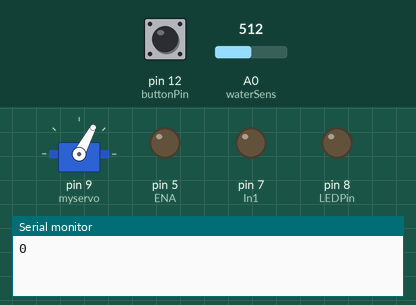
The sketch below on a simulated Arduino Uno, built with avr-gcc and run on an emulated ATmega328P. Shown: servo, output pins drawn as LEDs (lit = HIGH), the last lines printed to the serial monitor. The test bench sets the inputs (shaded band); at power-on: A0 (waterSens) = 512, pin 12 (buttonPin) LOW.

Above: at 1.06 s.
6.5 s: A0 (waterSens) set to 302
12.7 s: A0 (waterSens) set to 269
At 17.5 s:
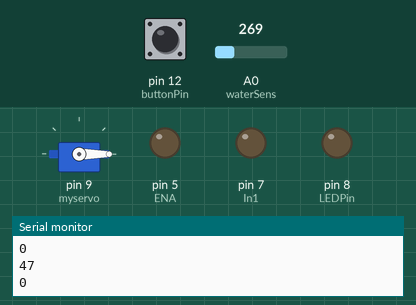
18.9 s: pin 12 (buttonPin) pulled HIGH for 3 s
At 19.3 s:
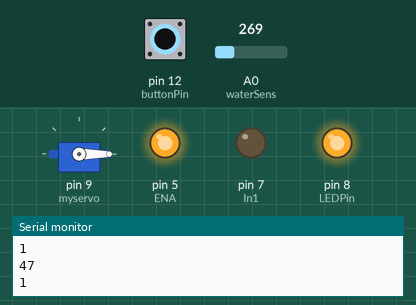
25.1 s: A0 (waterSens) set to 511
31.3 s: A0 (waterSens) set to 170
At 31.64 s:
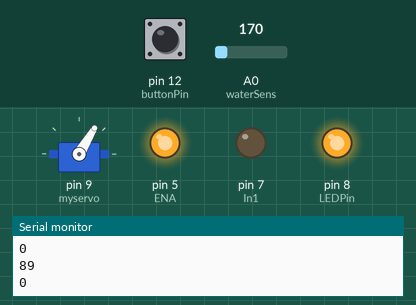
37.5 s: pin 12 (buttonPin) pulled HIGH for 3 s
At 38.0 s:
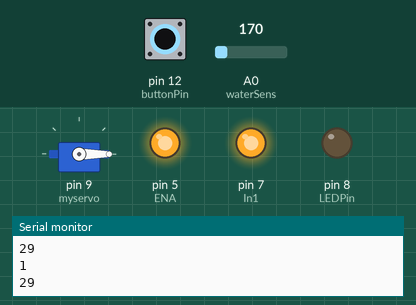
Timing chart, 0 to 40.5 s (numbered marks = the images above; inputs shaded):
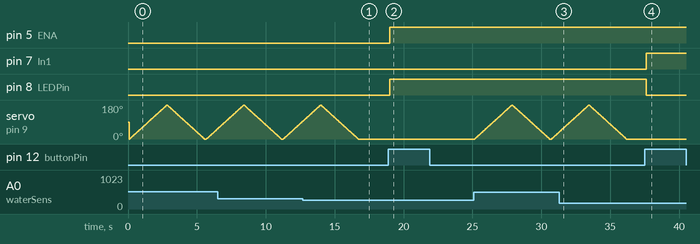

The sketch:

LaneVac.ino
```cpp
#include <Servo.h>
Servo myservo;
const int waterSens = A0;
int pos = 0;
int LEDState = 0;
int LEDPin = 8;
int buttonPin = 12;
int buttonNew;
int buttonOld = 1;
int In1 = 7;
int In2 = 8;
int ENA = 5;
int SPEED = 255;
int dt = 100;
void setup() {
  Serial.begin(9600);
  pinMode(LEDPin, OUTPUT);
  pinMode(buttonPin, INPUT);
  pinMode(In1, OUTPUT);
  pinMode(In2, OUTPUT);
  pinMode(ENA, OUTPUT);
  myservo.attach(9);
}
void loop() {
  buttonNew = digitalRead(buttonPin);
  Serial.println(buttonNew);
  delay(dt);
  if (buttonOld == 0 && buttonNew == 1) {
    if (LEDState == 0) {
      digitalWrite(LEDPin, HIGH);
      digitalWrite(In1, LOW);
      digitalWrite(In2, HIGH);
      analogWrite(ENA, SPEED);
      LEDState = 1;
    } else {
      digitalWrite(LEDPin, LOW);
      digitalWrite(In1, HIGH);
      digitalWrite(In2, LOW);
      analogWrite(ENA, SPEED);
      LEDState = 0;
    }
  }
  buttonOld = buttonNew;
  int sensorValue = analogRead(waterSens);  //read the water sensor value
  sensorValue = map(sensorValue, 0, 1023, 0, 180);
  if (sensorValue >= 50) {
    for (pos = 0; pos <= 180; pos += 1) {  // goes from 0 degrees to 180 degrees

      // in steps of 1 degree

      myservo.write(pos);  // tell servo to go to position in variable 'pos'

      delay(15);  // waits 15ms for the servo to reach the position
    }

    for (pos = 180; pos >= 0; pos -= 1) {  // goes from 180 degrees to 0 degrees

      myservo.write(pos);  // tell servo to go to position in variable 'pos'

      delay(15);  // waits 15ms for the servo to reach the position
    }


  }
  else
  {

    myservo.write(0);
  }
  Serial.println(sensorValue);
  delay(20);
}
```

Measured:
- the behaviour switches between 285 and 284 on A0 (waterSens) (found by bisection; images 0 and 1)
- after the input at 12.7 s, servo on pin 9 (myservo): goes on until 16.7 s, then stays 0°
- after the input at 18.9 s, pin 5 (ENA), pin 8 (LEDPin): LOW → HIGH after 0.10 s
- after the input at 31.3 s, servo on pin 9 (myservo): goes on until 36.2 s, then stays 0°
- after the input at 37.5 s, pin 7 (In1): LOW → HIGH after 0.13 s; pin 8 (LEDPin): HIGH → LOW after 0.13 s
